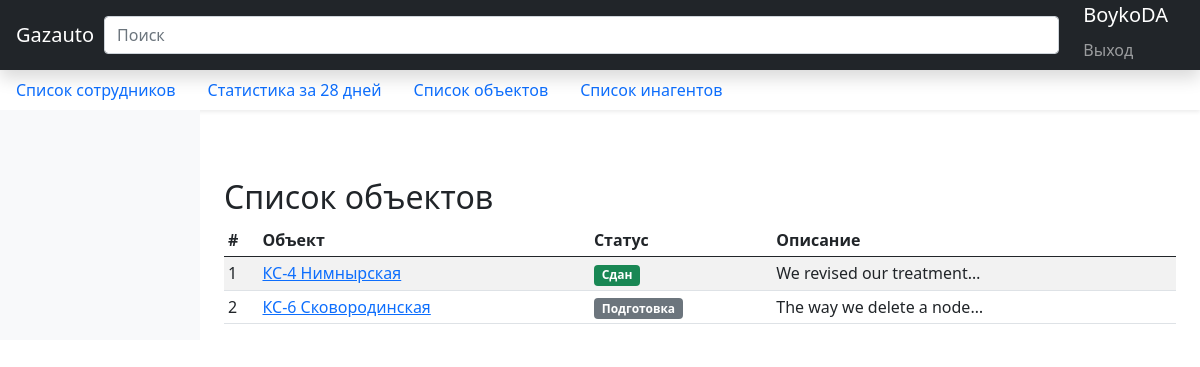
The app's page /project/ (signed in), older data.
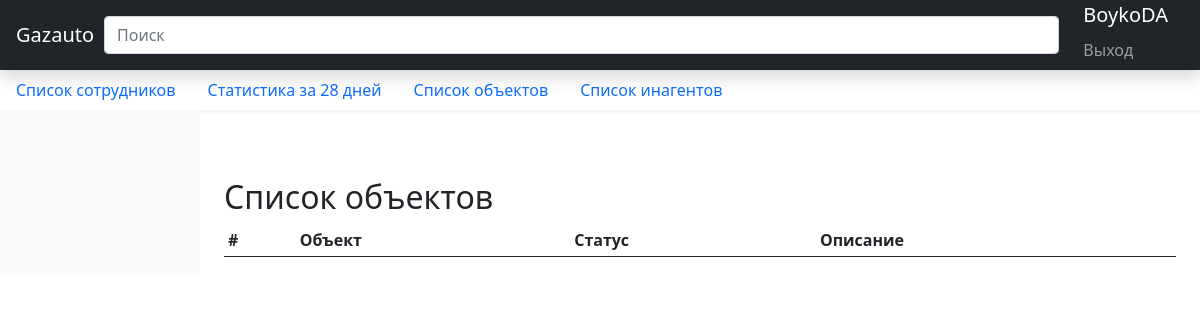
The same page, newer data.
### statistic_app/models.py (models this page shows, shortened)
class Project(models.Model):
    STATUS_PROJECT = [
        ('Не начат', 'Не начат'),
        ('Подготовка', 'Подготовка'),
        ('В работе', 'В работе'),
        ('Сдан', 'Сдан'),
        ('Тех. обслуживание', 'Тех. обслуживание'),
    ]
    STATUS_STYLE_PROJECT = {
        'Не начат': 'badge bg-danger',
        'Подготовка': 'badge bg-secondary',
        'В работе': 'badge bg-primary',
        'Сдан': 'badge bg-success',
        'Тех. обслуживание': 'badge bg-warning text-dark',
    }
    name = models.CharField("Название", max_length=200, blank=False, null=False, unique=True)
    status = models.CharField("Статус проекта", max_length=200, choices=STATUS_PROJECT,
                              default='Не начат')
    description = models.TextField("Описание события", null=True, blank=True)
    tasks = models.TextField("Задачи", max_length=2000, blank=True, null=True)
    url = models.SlugField(max_length=255, unique=True, db_index=True, verbose_name="URL", default=None, null=True,
                           blank=True)
    class Meta:
        ordering = ['-name']
    def status_style(self):
        return self.STATUS_STYLE_PROJECT[self.status]
    def get_absolute_url(self):
        return reverse('project_detail', kwargs={'slug': self.url})
    class Meta:
        verbose_name = "Проект"
        verbose_name_plural = "Проекты"

### statistic_app/views.py (the view, shortened to what this page needs)
# urls.py: path('project/', ProjectsView.as_view(), name='project_list'),
class ProjectsView(LoginRequiredMixin, View):
    login_url = '/accounts/login'
    model = Project
    template_name = "project/project_list.html"
    paginate_by = 60
    search_quary = ''
    def get(self, request):
        contex = self.get_context_data()
        return render(request, self.template_name, contex)
    def get_queryset(self):
        if self.search_quary:
            queryset = self.model.objects.filter(Q(name__icontains=self.search_quary))
        else:
            queryset = self.model.objects.all()
        return queryset
    def get_context_data(self):
        context = {}
        context['project_list'] = self.get_queryset()
        context['search_line'] = True
        return context

### templates/project/project_list.html (shortened to what this page needs)
{% extends 'index.html' %}
    {% block contents %}
    <h2>Список объектов</h2>
    <div class="table-responsive">
        <table class="table table-striped table-sm">
            <thead>
            <tr>
                <th>#</th>
                <th>Объект</th>
                <th>Статус</th>
                <th>Описание</th>
            </tr>
            </thead>
            <tbody>
            {% for project in project_list %}
            <tr>
                <td>{{ forloop.counter }}</td>
                <td><a {% if project.url %} href="{{ project.get_absolute_url }}" {% endif %}>{{ project.name }}</a></td>
                <td><span class="{{ project.status_style }}">{{ project.status }}</span></td>
                <td>{{ project.description|truncatechars:25 }}</td>
            </tr>
            {% endfor %}
            </tbody>
        </table>
    </div>
    {% endblock %}

Row changes from the older to the newer data that the page shows:
removed Project: name "КС-4 Нимнырская", status "Сдан", description "We revised our treatment…"
removed Project: name "КС-6 Сковородинская", status "Подготовка", description "The way we delete a node…"
